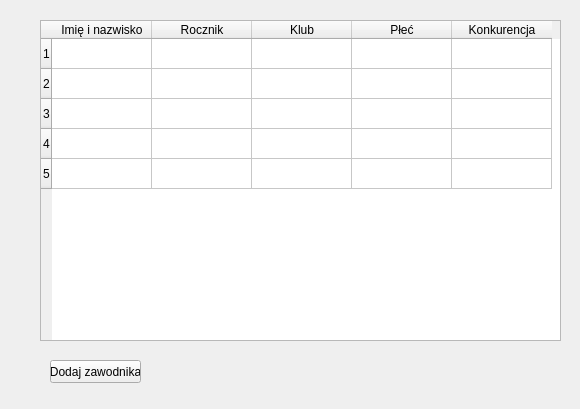
<?xml version="1.0" encoding="UTF-8"?>
<ui version="4.0">
 <class>baza</class>
 <widget class="QWidget" name="baza">
  <property name="geometry">
   <rect>
    <x>0</x>
    <y>0</y>
    <width>580</width>
    <height>409</height>
   </rect>
  </property>
  <property name="windowTitle">
   <string>Form</string>
  </property>
  <widget class="QPushButton" name="Dodajzawodnika">
   <property name="geometry">
    <rect>
     <x>50</x>
     <y>360</y>
     <width>91</width>
     <height>23</height>
    </rect>
   </property>
   <property name="text">
    <string>Dodaj zawodnika</string>
   </property>
  </widget>
  <widget class="QTableWidget" name="tableWidget">
   <property name="geometry">
    <rect>
     <x>40</x>
     <y>20</y>
     <width>521</width>
     <height>321</height>
    </rect>
   </property>
   <row>
    <property name="text">
     <string>1</string>
    </property>
   </row>
   <row>
    <property name="text">
     <string>2</string>
    </property>
   </row>
   <row>
    <property name="text">
     <string>3</string>
    </property>
   </row>
   <row>
    <property name="text">
     <string>4</string>
    </property>
   </row>
   <row>
    <property name="text">
     <string>5</string>
    </property>
   </row>
   <column>
    <property name="text">
     <string>Imię i nazwisko</string>
    </property>
   </column>
   <column>
    <property name="text">
     <string>Rocznik</string>
    </property>
   </column>
   <column>
    <property name="text">
     <string>Klub</string>
    </property>
   </column>
   <column>
    <property name="text">
     <string>Płeć</string>
    </property>
   </column>
   <column>
    <property name="text">
     <string>Konkurencja</string>
    </property>
   </column>
  </widget>
 </widget>
 <resources/>
 <connections/>
</ui>
